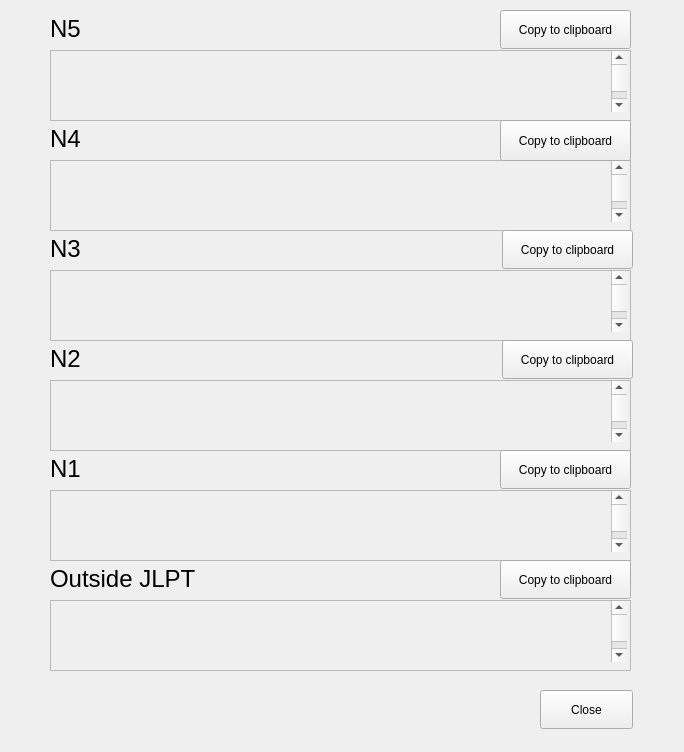
<?xml version="1.0" encoding="UTF-8"?>
<ui version="4.0">
 <class>MainWindow</class>
 <widget class="QMainWindow" name="MainWindow">
  <property name="geometry">
   <rect>
    <x>0</x>
    <y>0</y>
    <width>684</width>
    <height>752</height>
   </rect>
  </property>
  <property name="windowTitle">
   <string>grokJLPT</string>
  </property>
  <widget class="QWidget" name="centralwidget">
   <widget class="QLabel" name="label">
    <property name="geometry">
     <rect>
      <x>50</x>
      <y>20</y>
      <width>59</width>
      <height>17</height>
     </rect>
    </property>
    <property name="font">
     <font>
      <pointsize>18</pointsize>
     </font>
    </property>
    <property name="text">
     <string>N5</string>
    </property>
   </widget>
   <widget class="QScrollArea" name="scrollArea">
    <property name="geometry">
     <rect>
      <x>50</x>
      <y>50</y>
      <width>581</width>
      <height>71</height>
     </rect>
    </property>
    <property name="widgetResizable">
     <bool>true</bool>
    </property>
    <widget class="QWidget" name="scrollAreaWidgetContents">
     <property name="geometry">
      <rect>
       <x>0</x>
       <y>0</y>
       <width>571</width>
       <height>61</height>
      </rect>
     </property>
     <widget class="QScrollBar" name="verticalScrollBar_5">
      <property name="geometry">
       <rect>
        <x>560</x>
        <y>0</y>
        <width>16</width>
        <height>61</height>
       </rect>
      </property>
      <property name="orientation">
       <enum>Qt::Vertical</enum>
      </property>
     </widget>
    </widget>
   </widget>
   <widget class="QLabel" name="label_2">
    <property name="geometry">
     <rect>
      <x>50</x>
      <y>130</y>
      <width>59</width>
      <height>17</height>
     </rect>
    </property>
    <property name="font">
     <font>
      <pointsize>18</pointsize>
     </font>
    </property>
    <property name="text">
     <string>N4</string>
    </property>
   </widget>
   <widget class="QScrollArea" name="scrollArea_2">
    <property name="geometry">
     <rect>
      <x>50</x>
      <y>160</y>
      <width>581</width>
      <height>71</height>
     </rect>
    </property>
    <property name="widgetResizable">
     <bool>true</bool>
    </property>
    <widget class="QWidget" name="scrollAreaWidgetContents_3">
     <property name="geometry">
      <rect>
       <x>0</x>
       <y>0</y>
       <width>571</width>
       <height>61</height>
      </rect>
     </property>
     <widget class="QScrollBar" name="verticalScrollBar_4">
      <property name="geometry">
       <rect>
        <x>560</x>
        <y>0</y>
        <width>16</width>
        <height>61</height>
       </rect>
      </property>
      <property name="orientation">
       <enum>Qt::Vertical</enum>
      </property>
     </widget>
    </widget>
   </widget>
   <widget class="QLabel" name="label_3">
    <property name="geometry">
     <rect>
      <x>50</x>
      <y>240</y>
      <width>59</width>
      <height>17</height>
     </rect>
    </property>
    <property name="font">
     <font>
      <pointsize>18</pointsize>
     </font>
    </property>
    <property name="text">
     <string>N3</string>
    </property>
   </widget>
   <widget class="QLabel" name="label_4">
    <property name="geometry">
     <rect>
      <x>50</x>
      <y>350</y>
      <width>59</width>
      <height>17</height>
     </rect>
    </property>
    <property name="font">
     <font>
      <pointsize>18</pointsize>
     </font>
    </property>
    <property name="text">
     <string>N2</string>
    </property>
   </widget>
   <widget class="QLabel" name="label_5">
    <property name="geometry">
     <rect>
      <x>50</x>
      <y>460</y>
      <width>59</width>
      <height>17</height>
     </rect>
    </property>
    <property name="font">
     <font>
      <pointsize>18</pointsize>
     </font>
    </property>
    <property name="text">
     <string>N1</string>
    </property>
   </widget>
   <widget class="QLabel" name="label_6">
    <property name="geometry">
     <rect>
      <x>50</x>
      <y>570</y>
      <width>151</width>
      <height>17</height>
     </rect>
    </property>
    <property name="font">
     <font>
      <pointsize>18</pointsize>
     </font>
    </property>
    <property name="text">
     <string>Outside JLPT</string>
    </property>
   </widget>
   <widget class="QScrollArea" name="scrollArea_3">
    <property name="geometry">
     <rect>
      <x>50</x>
      <y>270</y>
      <width>581</width>
      <height>71</height>
     </rect>
    </property>
    <property name="widgetResizable">
     <bool>true</bool>
    </property>
    <widget class="QWidget" name="scrollAreaWidgetContents_2">
     <property name="geometry">
      <rect>
       <x>0</x>
       <y>0</y>
       <width>571</width>
       <height>61</height>
      </rect>
     </property>
     <widget class="QScrollBar" name="verticalScrollBar_3">
      <property name="geometry">
       <rect>
        <x>560</x>
        <y>0</y>
        <width>16</width>
        <height>61</height>
       </rect>
      </property>
      <property name="orientation">
       <enum>Qt::Vertical</enum>
      </property>
     </widget>
    </widget>
   </widget>
   <widget class="QScrollArea" name="scrollArea_4">
    <property name="geometry">
     <rect>
      <x>50</x>
      <y>380</y>
      <width>581</width>
      <height>71</height>
     </rect>
    </property>
    <property name="widgetResizable">
     <bool>true</bool>
    </property>
    <widget class="QWidget" name="scrollAreaWidgetContents_4">
     <property name="geometry">
      <rect>
       <x>0</x>
       <y>0</y>
       <width>571</width>
       <height>61</height>
      </rect>
     </property>
     <widget class="QScrollBar" name="verticalScrollBar_2">
      <property name="geometry">
       <rect>
        <x>560</x>
        <y>0</y>
        <width>16</width>
        <height>61</height>
       </rect>
      </property>
      <property name="orientation">
       <enum>Qt::Vertical</enum>
      </property>
     </widget>
    </widget>
   </widget>
   <widget class="QScrollArea" name="scrollArea_5">
    <property name="geometry">
     <rect>
      <x>50</x>
      <y>490</y>
      <width>581</width>
      <height>71</height>
     </rect>
    </property>
    <property name="widgetResizable">
     <bool>true</bool>
    </property>
    <widget class="QWidget" name="scrollAreaWidgetContents_5">
     <property name="geometry">
      <rect>
       <x>0</x>
       <y>0</y>
       <width>571</width>
       <height>61</height>
      </rect>
     </property>
     <widget class="QScrollBar" name="verticalScrollBar">
      <property name="geometry">
       <rect>
        <x>560</x>
        <y>0</y>
        <width>16</width>
        <height>61</height>
       </rect>
      </property>
      <property name="orientation">
       <enum>Qt::Vertical</enum>
      </property>
     </widget>
    </widget>
   </widget>
   <widget class="QScrollArea" name="scrollArea_6">
    <property name="geometry">
     <rect>
      <x>50</x>
      <y>600</y>
      <width>581</width>
      <height>71</height>
     </rect>
    </property>
    <property name="widgetResizable">
     <bool>true</bool>
    </property>
    <widget class="QWidget" name="scrollAreaWidgetContents_6">
     <property name="geometry">
      <rect>
       <x>0</x>
       <y>0</y>
       <width>571</width>
       <height>61</height>
      </rect>
     </property>
     <widget class="QScrollBar" name="verticalScrollBar_6">
      <property name="geometry">
       <rect>
        <x>560</x>
        <y>0</y>
        <width>16</width>
        <height>61</height>
       </rect>
      </property>
      <property name="orientation">
       <enum>Qt::Vertical</enum>
      </property>
     </widget>
    </widget>
   </widget>
   <widget class="QPushButton" name="pushButton">
    <property name="geometry">
     <rect>
      <x>540</x>
      <y>690</y>
      <width>93</width>
      <height>39</height>
     </rect>
    </property>
    <property name="text">
     <string>Close</string>
    </property>
   </widget>
   <widget class="QPushButton" name="pushButton_2">
    <property name="geometry">
     <rect>
      <x>500</x>
      <y>10</y>
      <width>131</width>
      <height>39</height>
     </rect>
    </property>
    <property name="text">
     <string>Copy to clipboard</string>
    </property>
   </widget>
   <widget class="QPushButton" name="pushButton_3">
    <property name="geometry">
     <rect>
      <x>500</x>
      <y>120</y>
      <width>131</width>
      <height>41</height>
     </rect>
    </property>
    <property name="text">
     <string>Copy to clipboard</string>
    </property>
   </widget>
   <widget class="QPushButton" name="pushButton_4">
    <property name="geometry">
     <rect>
      <x>502</x>
      <y>230</y>
      <width>131</width>
      <height>39</height>
     </rect>
    </property>
    <property name="text">
     <string>Copy to clipboard</string>
    </property>
   </widget>
   <widget class="QPushButton" name="pushButton_5">
    <property name="geometry">
     <rect>
      <x>502</x>
      <y>340</y>
      <width>131</width>
      <height>39</height>
     </rect>
    </property>
    <property name="text">
     <string>Copy to clipboard</string>
    </property>
   </widget>
   <widget class="QPushButton" name="pushButton_6">
    <property name="geometry">
     <rect>
      <x>500</x>
      <y>450</y>
      <width>131</width>
      <height>39</height>
     </rect>
    </property>
    <property name="text">
     <string>Copy to clipboard</string>
    </property>
   </widget>
   <widget class="QPushButton" name="pushButton_7">
    <property name="geometry">
     <rect>
      <x>500</x>
      <y>560</y>
      <width>131</width>
      <height>39</height>
     </rect>
    </property>
    <property name="text">
     <string>Copy to clipboard</string>
    </property>
   </widget>
  </widget>
 </widget>
 <resources/>
 <connections/>
</ui>
